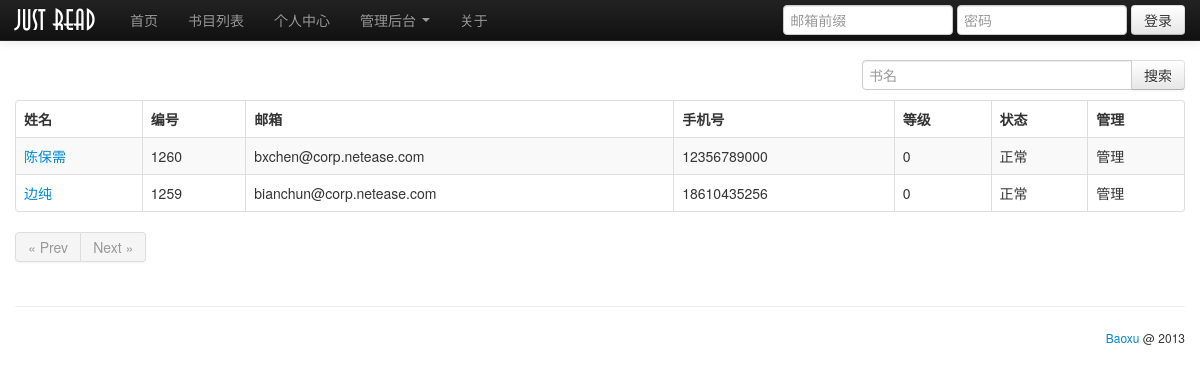
The app's page /admin/user_list.php, older data.
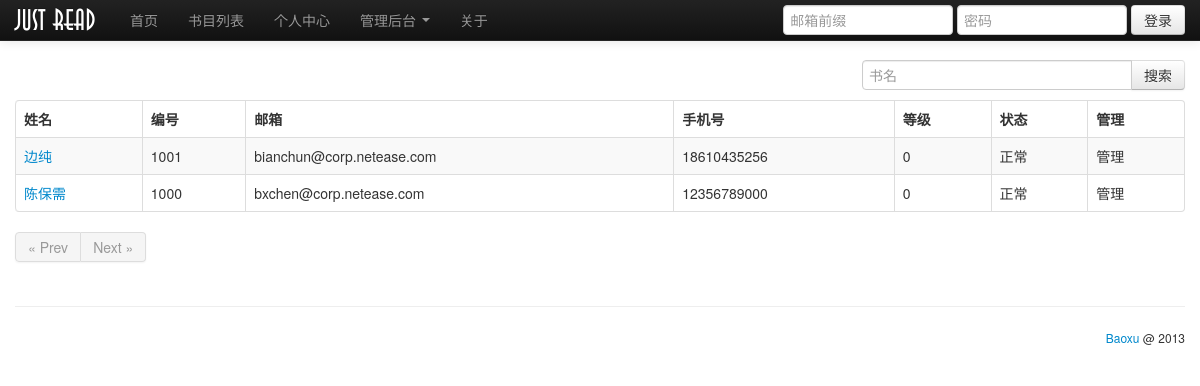
The same page, newer data.
### tables this page shows
CREATE TABLE `user` (
  `user_id` int(5) NOT NULL AUTO_INCREMENT COMMENT '用户ID-主键',
  `name` varchar(20) NOT NULL COMMENT '姓名',
  `mail` varchar(50) NOT NULL COMMENT '邮箱地址-登录名',
  `password` varchar(50) NOT NULL COMMENT '密码',
  `admin` int(1) NOT NULL DEFAULT '0' COMMENT '是否是管理员',
  `phone` bigint(11) DEFAULT NULL COMMENT '手机号',
  `head` varchar(30) DEFAULT NULL COMMENT '用户头像URI',
  `sign` varchar(300) DEFAULT NULL COMMENT '签名档',
  `level` int(1) NOT NULL DEFAULT '0' COMMENT '等级',
  `regist_time` date NOT NULL COMMENT '注册时间',
  `last_login` date DEFAULT NULL COMMENT '最后登录时间',
  `status` int(1) NOT NULL DEFAULT '1' COMMENT '帐号状态',
  `verify_code` varchar(32) DEFAULT NULL COMMENT '注册改密码等的验证码',
  PRIMARY KEY (`user_id`),
  UNIQUE KEY `mail` (`mail`)
);

### common/function.php (called while the page is built, shortened)
<?php
function getListCount($type, $conn, $whereArray){
    if($whereArray){
        $where = "WHERE `" . $whereArray[0] . "`=" . $whereArray[1];
    } else{
        $where = "";
    }
    $sql = "SELECT COUNT(*) from `$type`" . $where;
    $result = mysql_query($sql, $conn);
    $row = mysql_fetch_row($result);
    $count = $row[0];
    return $count;
}

### admin/user_list.php (the view, shortened to what this page needs)
<!DOCTYPE html>
<html>
<head>
    <link rel = "stylesheet" href = "../css/bootstrap.min.css">
    <link rel = "stylesheet" href = "../css/global.css">
    <link rel = "stylesheet" href = "../css/bootstrap-responsive.min.css">
    <link rel = "stylesheet" href = "../css/function.css">
</head>
<body>
<?php include "../common/nav.php"; ?>
<?php
$userCount = getListCount("user", $conn, array());
$userPageCount = ceil($userCount / PAGE_SIZE);
if(!array_key_exists("page", $_GET)){
    $nowPage = 1;
} else{
    if($_GET["page"] <= 0){
        $nowPage = 1;
    } else{
        $nowPage = $_GET["page"];
    }
}
if($nowPage == 1){
    if($userPageCount == 1){
        $pageNav = '<li class="active"><span>&laquo; Prev</span></li>
                    <li class="active"><span>Next &raquo;</span></li>';
    } else{
        $pageNav = '<li class="active"><span>&laquo; Prev</span></li>
                    <li><a href="?page=' . ($nowPage + 1) . '">Next &raquo;</a></li>';
    }
} elseif($nowPage == $userPageCount){
    $pageNav = '<li><a href="?page=' . ($nowPage - 1) . '">&laquo; Prev</a></li>
                <li class="active"><span>Next &raquo;</span></li>';
} else{
    $pageNav = '<li><a href="?page=' . ($nowPage - 1) . '">&laquo; Prev</a></li>
                <li><a href="?page=' . ($nowPage + 1) . '">Next &raquo;</a></li>';
}
$sql = "SELECT * FROM `user` ORDER BY `user_id` DESC LIMIT " . ($nowPage - 1) * PAGE_SIZE . "," . PAGE_SIZE;
$result = mysql_query($sql, $conn);
$success = mysql_num_rows($result);
?>
<div class = "container">
    <div class = "input-append f-fr">
        <input class = "span3" id = "appendedInputButton" placeholder = "书名" type = "text">
        <button class = "btn" type = "button">搜索</button>
    </div>
    <table class = "table table-bordered table-hover table-striped">
        <thead>
        <tr>
            <th>姓名</th>
            <th class = "hidden-phone">编号</th>
            <th class = "hidden-phone">邮箱</th>
            <th>手机号</th>
            <th class = "hidden-phone">等级</th>
            <th>状态</th>
            <th>管理</th>
        </tr>
        </thead>
        <tbody>
        <?php
        if($success){
            while($row = mysql_fetch_array($result)){
                $userId = $row["user_id"];
                $userName = $row["name"];
                $userMail = $row["mail"];
                $userPhone = $row["phone"];
                $userLevel = $row["level"];
                if($row["status"] == 1){
                    $userStatus = "正常";
                } elseif($row["status"] == 2){
                    $userStatus = "冻结";
                } elseif($row["status"] == 0){
                    $userStatus = "未激活";
                } else{
                    $userStatus = "状态错误";
                }
                echo '<tr>';
                echo '<td><a href = "user_info.php?userId=' . $userId . '">' . $userName . '</a></td>';
                echo '<td class="hidden-phone">' . $userId . '</td>';
                echo '<td class="hidden-phone">' . $userMail . '</td>';
                echo '<td>' . $userPhone . '</td>';
                echo '<td class="hidden-phone">' . $userLevel . '</td>';
                echo '<td>' . $userStatus . '</td>';
                echo '<td>' . "管理" . '</td>';
                echo '</tr>';
            }
        } else{
            echo '没有了！';
        }
        ?>
    </table>
    <div class = "pagination">
        <ul>
            <?php echo $pageNav ?>
        </ul>
    </div>
</div>
<?php include "../common/foot.php"; ?>

### common/nav.php (shortened to what this page needs)
<?php
include "conn.php";
include "function.php";
?>
<div class = "navbar navbar-inverse navbar-fixed-top">
    <div class = "navbar-inner">
        <div class = "container">
            <a href = "../home" class = "brand bx-logo">Just Read</a>
            <div class = "nav-collapse collapse" style = "height: 0;">
                <ul class = "nav">
                    <li><a href = "../home/">首页</a></li>
                    <li><a href = "../book/">书目列表</a></li>
                    <li><a href = "../user/">个人中心</a></li>
                    <li class = "dropdown">
                        <a data-toggle = "dropdown" class = "dropdown-toggle" href = "#">管理后台 <b
                                class = "caret"></b></a>
                    </li>
                    <li><a href = "../about/">关于</a></li>
                </ul>
                <?php
                if(isset($_COOKIE["userCode"])){
                    if($_COOKIE["userName"]){
                        $displayName = $_COOKIE["userName"];
                    } else{
                        $displayName = substr($_COOKIE["userMail"], 0, strpos($_COOKIE["userMail"], "@"));
                    }
                    echo '<form class = "navbar-form pull-right f-dn" id = "loginForm" name = "loginForm" action = "" onsubmit = "return false;">
                    <input type = "text" placeholder = "邮箱前缀" class = "span2" name = "nav_email" required="required"  id = "nav_email">
                    <input type = "password" placeholder = "密码" class = "span2" name = "nav_password" required="required"  id = "nav_password">
                    <button class = "btn" id = "bx-login-btn" data-event-tag = "et_login_btn">登录</button>
                    </form>';
                    echo '<div id="loginSuccess" class = "navbar-form pull-right bx-nav-login-success">' . $displayName . ' <a href="#" onclick="doLogout()"><span>注销</span></a></div>';
                } else{
                    echo '<form class = "navbar-form pull-right" id = "loginForm" name = "loginForm" action = "" onsubmit = "return false;">
                    <input type = "text" placeholder = "邮箱前缀" class = "span2" name = "nav_email" required="required"  id = "nav_email">
                    <input type = "password" placeholder = "密码" class = "span2" name = "nav_password" required="required"  id = "nav_password">
                    <button class = "btn" id = "bx-login-btn" data-event-tag = "et_login_btn">登录</button>
                    </form>';
                }
                ?>
            </div>
        </div>
    </div>
</div>

### common/foot.php (shortened to what this page needs)
<div class = "container">
    <hr>
    <footer>
        <p class = "text-right f-fs1"><a href = "http://baoxu.net" target = "_blank">Baoxu</a> @ 2013</p>
    </footer>
</div>
</body>
</html>

### css/global.css (style rules this page uses)
body { padding: 60px 0 40px 0; }
.bx-logo { font-family: logoFont; font-size: 28px !important; }
td { word-break: break-all; word-wrap: break-word; }

### css/function.css (style rules this page uses)
.f-fr { float:right; }
.f-fs1 { font-size:12px; }

Row changes from the older to the newer data that the page shows:
removed user: name "陈保需", user_id "1260", mail "bxchen@corp.netease.com", phone "12356789000", level "0", status "正常"
removed user: name "边纯", user_id "1259", mail "bianchun@corp.netease.com", phone "18610435256", level "0", status "正常"
added user: name "边纯", user_id "1001", mail "bianchun@corp.netease.com", phone "18610435256", level "0", status "正常"
added user: name "陈保需", user_id "1000", mail "bxchen@corp.netease.com", phone "12356789000", level "0", status "正常"
